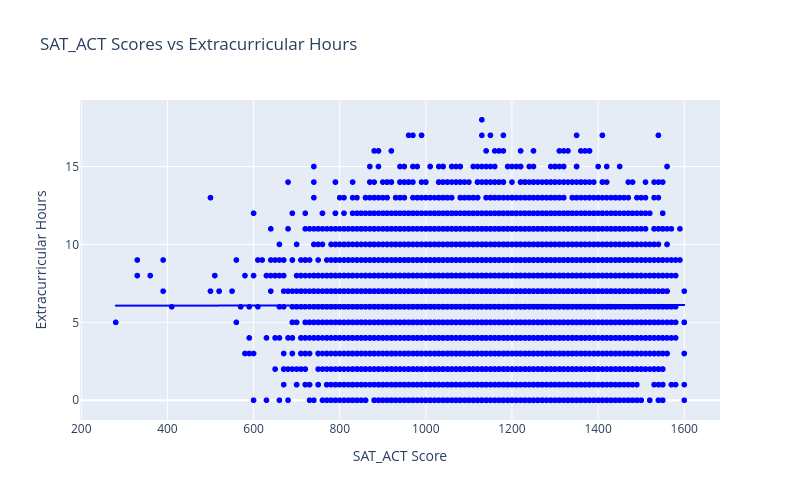

The notebook cell this image was saved under:
### Code cell
#Plotly task 3

#Import Plotly
import plotly.express as px

#Create scatter plot
fig = px.scatter(
    df,
    x='SAT_ACT',
    y='Extracurricular_Hours',
    trendline='ols',
    color_discrete_sequence=['blue'],
    title='SAT_ACT Scores vs Extracurricular Hours',
    width=800,
    height=500
)

#Add axis labels
fig.update_layout(
    xaxis_title='SAT_ACT Score',
    yaxis_title='Extracurricular Hours'
)

fig.show()

### Figure 1 — Plotly figure (JSON) as saved in the notebook; plotly's stock layout.template omitted (floating-point values rounded to 4 significant figures; data arrays with more than 128 entries replaced by an {"elided": "..."} marker saying what was removed)
{"data": [{"hovertemplate": "SAT_ACT=%{x}<br>Extracurricular_Hours=%{y}<extra></extra>", "legendgroup": "", "marker": {"color": "blue", "symbol": "circle"}, "mode": "markers", "name": "", "showlegend": false, "type": "scattergl", "x": {"elided": "17339 int values"}, "xaxis": "x", "y": {"elided": "17339 int values"}, "yaxis": "y"}, {"hovertemplate": "<b>OLS trendline</b><br>Extracurricular_Hours = 3.56734e-05 * SAT_ACT + 6.05846<br>R<sup>2</sup>=0.000004<br><br>SAT_ACT=%{x}<br>Extracurricular_Hours=%{y} <b>(trend)</b><extra></extra>", "legendgroup": "", "marker": {"color": "blue", "symbol": "circle"}, "mode": "lines", "name": "", "showlegend": false, "type": "scattergl", "x": {"elided": "17339 int values"}, "xaxis": "x", "y": {"elided": "17339 float values"}, "yaxis": "y"}], "layout": {"height": 500, "legend": {"tracegroupgap": 0}, "title": {"text": "SAT_ACT Scores vs Extracurricular Hours"}, "width": 800, "xaxis": {"anchor": "y", "domain": [0, 1], "title": {"text": "SAT_ACT Score"}}, "yaxis": {"anchor": "x", "domain": [0, 1], "title": {"text": "Extracurricular Hours"}}}}
